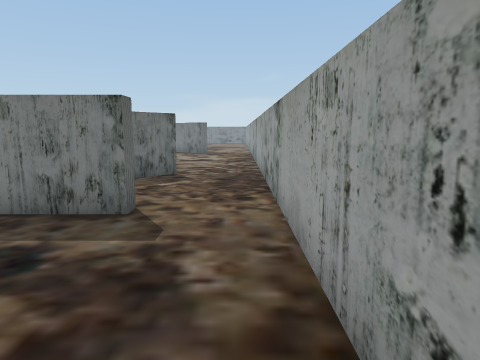
view 1 (above)

17 first-person views from a walk through a Unity game level. The camera is 1.4 m above the floor, tilts 8° down and sees 70° across. The floor is counted in squares, 1 m on a side. Each view is taken from the middle of a square. On the plan, view 1 faces up. The plan holds only what a view shows up to about 15 squares ahead; the rest is blank. The place goes on beyond the plan. The player is left out.

view 2
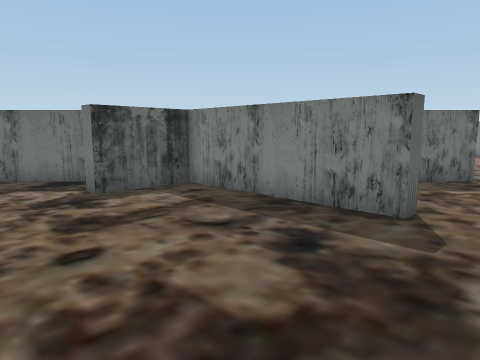

view 3
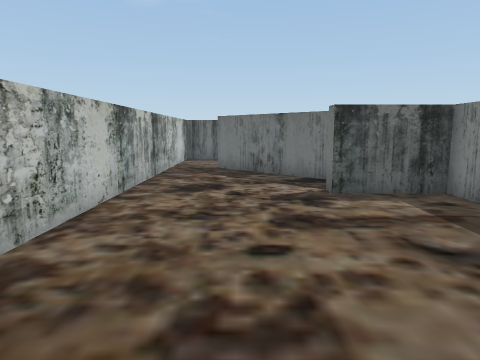

view 4
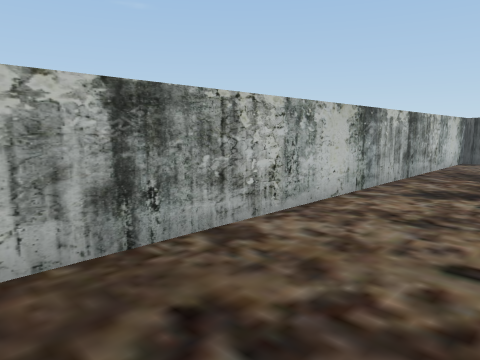

view 5
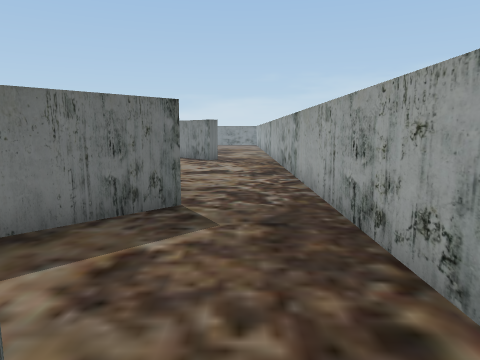

view 6
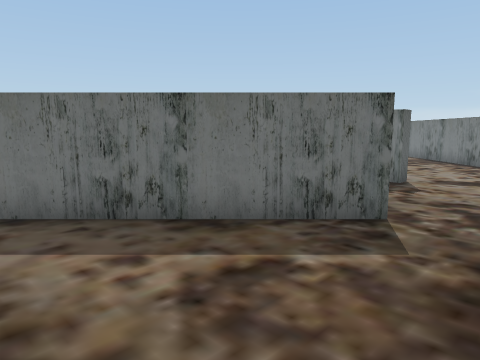

view 7
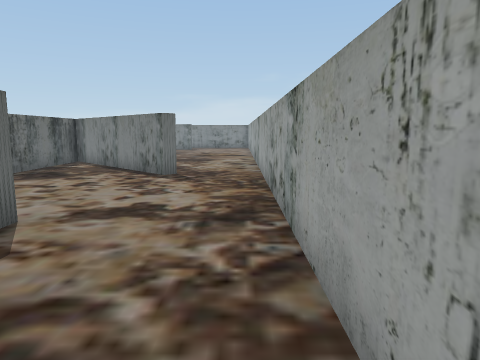

view 8
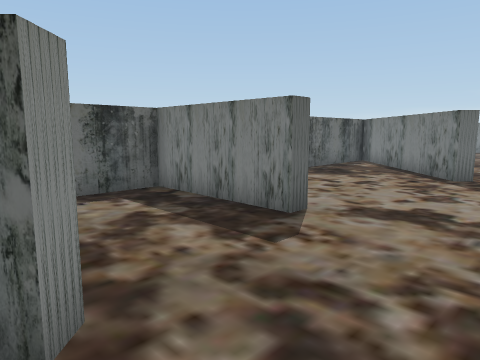

view 9
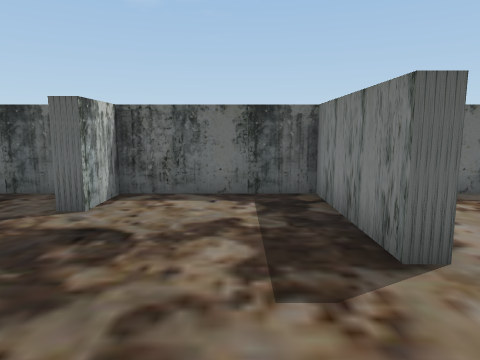

view 10
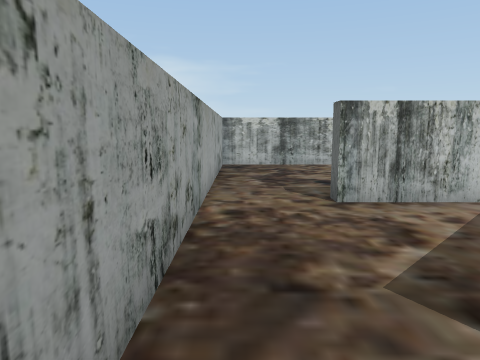

view 11
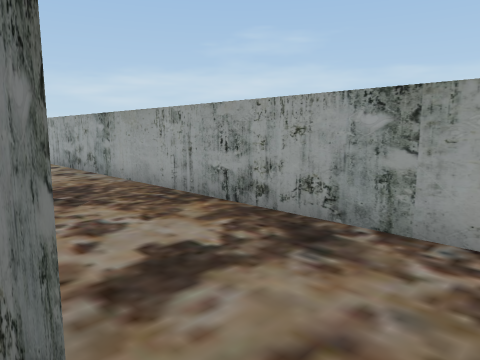

view 12
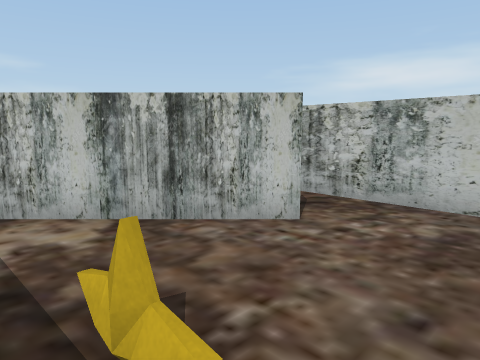

view 13
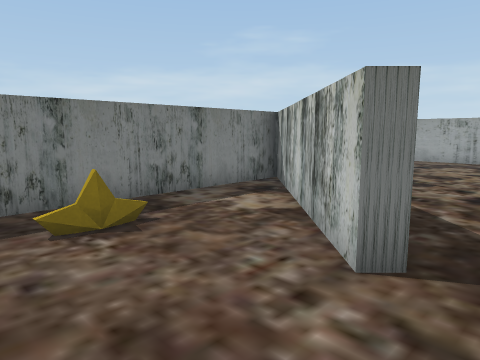

view 14
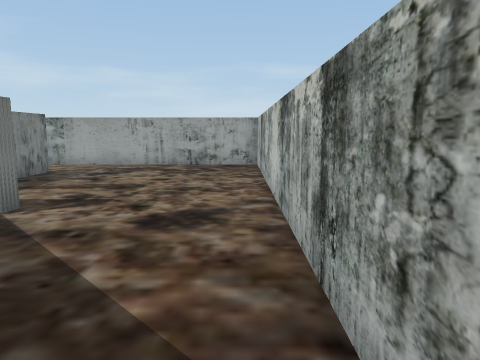

view 15
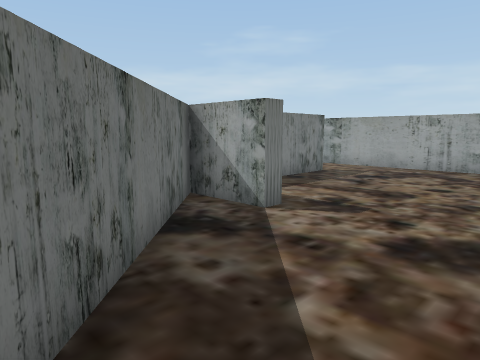

view 16
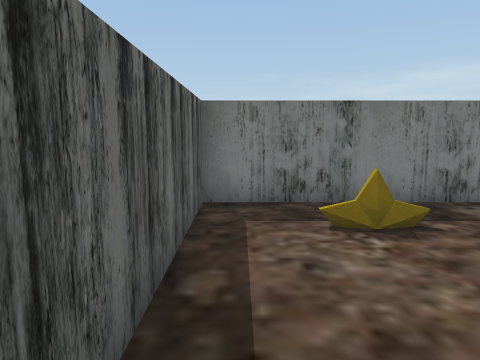

view 17
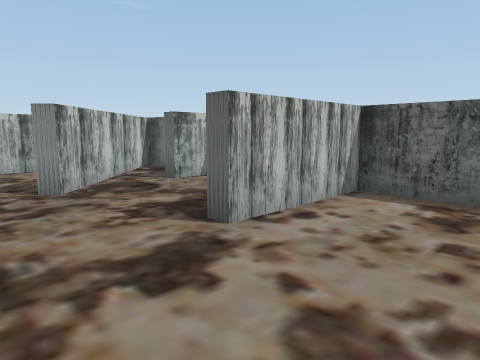

### Floor plan
Points are (right, up) in squares from view 1. A wall is a line through its corners. A room is listed if a view was taken in it or the views show most of it. See-through windows are left out.
Room 1 (views 1, 2, 3, 4, 5, 6, 15)
walls: (-8.3, 5.4) (-13.5, 0.1); (-1.9, 6.3) (-1.9, 5.7) (-7.7, 5.7) (-7.7, 3.1) (-8.3, 3.1); (-13.5, -1.7) (0.7, -1.7) (0.7, 6.5)
ways out: opening at (-0.5, 6) to room 2; opening at (-13, -1) to room 4
Room 2 (views 7, 8)
walls: (-2.1, 11.5) (-6.6, 7); (0.7, 6.5) (0.7, 12.5); (-4.9, 6.3) (-1.9, 6.3)
ways out: opening at (-0.5, 6) to room 1; opening at (-0.5, 11.5) to room 3
Room 3 (views 9, 10, 11, 17)
walls: (-7.7, 19.5) (-7.7, 16.3) (-3.5, 16.3) (-3.5, 15.7) (-7.7, 15.7) (-7.7, 11.3) (-5.9, 11.3) (-5.9, 10.8); (-2.1, 22.5) (-2.5, 22.1) (-3.9, 23.6); (0.7, 12.5) (0.7, 23.5); (-4.2, 10.1) (-2.5, 11.9) (-2.1, 11.5); (-7.7, 23.5) (-7.7, 22.6)
ways out: opening at (-0.5, 11.5) to room 2; opening at (-5, 10) to room 5
Room 4 (views 12, 13, 14, 16)
walls: (-13.5, 0.1) (-13.9, 0.5) (-8.6, 5.7) (-17.7, 5.7) (-17.7, -1.7) (-13.5, -1.7); (-8.3, 3.1) (-8.3, 5.4)
ways out: opening at (-13, -1) to room 1
objects: other object (-15, 4)
Room 5 (no view inside)
walls: (-7.7, 9.9) (-7.7, 6.6) (-4.2, 10.1)
ways out: opening at (-5, 10) to room 3

Positions as (right, up) in squares from view 1, and headings:
1: (0, 0), facing up
2: (0, 0), facing up-left
3: (0, 1), facing left
4: (0, 2), facing down-left
5: (-1, 5), facing up
6: (0, 6), facing up-left
7: (0, 11), facing up
8: (0, 11), facing up-left
9: (0, 14), facing left
10: (0, 13), facing down
11: (-4, 14), facing up-right
12: (-17, 5), facing down-right
13: (-17, -1), facing up-right
14: (-14, -1), facing right
15: (-13, -1), facing up-right
16: (-17, -1), facing up
17: (0, 20), facing down-left
